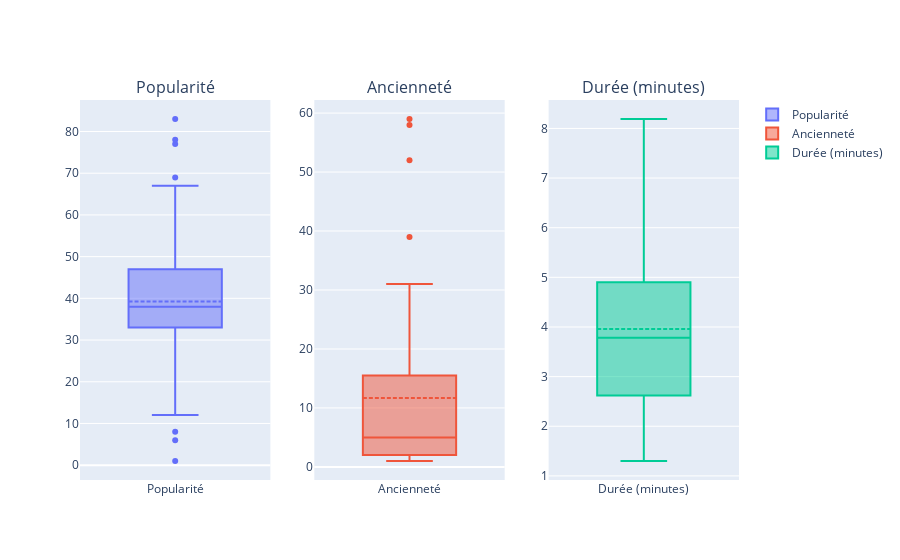

The notebook cell saved with this chart:
### Markdown cell above
### Boxplot & Outliers :

### Code cell
# Créer une figure avec 3 sous-graphiques côte à côte
fig = make_subplots(rows=1, cols=3, subplot_titles=["Popularité", "Ancienneté", "Durée (minutes)"])

# Boxplot pour nos 3 variables
fig.add_trace(
    go.Box(y=df_tracks['popularity'].dropna(), name="Popularité", boxmean=True),
    row=1, col=1
)
fig.add_trace(
    go.Box(y=df_tracks['anciennete'].dropna(), name="Ancienneté", boxmean=True),
    row=1, col=2
)
fig.add_trace(
    go.Box(y=df_tracks['duration_min'].dropna(), name="Durée (minutes)", boxmean=True),
    row=1, col=3
)

# Afficher les graphiques
fig.show()

### Figure 1 — Plotly figure (JSON) as saved in the notebook; plotly's stock layout.template omitted (floating-point values rounded to 4 significant figures)
{"data": [{"boxmean": true, "name": "Popularité", "type": "box", "xaxis": "x", "y": [16, 69, 52, 40, 33, 45, 35, 48, 43, 27, 63, 40, 24, 36, 34, 38, 47, 38, 77, 6, 67, 13, 31, 33, 38, 83, 42, 54, 36, 34, 41, 78, 8, 54, 45, 31, 12, 47, 1, 20, 34, 28, 36, 42, 36, 47, 51, 38, 34, 38], "yaxis": "y"}, {"boxmean": true, "name": "Ancienneté", "type": "box", "xaxis": "x2", "y": [15.0, 31.0, 58.0, 5.0, 1.0, 2.0, 2.0, 3.0, 5.0, 5.0, 52.0, 4.0, 2.0, 5.0, 10.0, 6.0, 2.0, 17.0, 59.0, 23.0, 2.0, 2.0, 26.0, 8.0, 4.0, 39.0, 8.0, 30.0, 6.0, 13.0, 25.0, 3.0, 2.0, 3.0, 3.0, 3.0, 4.0, 2.0, 7.0, 20.0, 30.0, 9.0, 3.0, 2.0, 2.0, 3.0, 2.0, 3.0, 2.0], "yaxis": "y2"}, {"boxmean": true, "name": "Durée (minutes)", "type": "box", "xaxis": "x3", "y": [5.55, 4.9, 7.23, 2.02, 2.92, 2.62, 3.52, 2.33, 2.73, 7.62, 3.71, 2.52, 8.19, 3.79, 4.03, 3.78, 5.66, 2.5, 2.56, 4.94, 3.33, 3.74, 3.71, 2.31, 2.11, 4.15, 4.55, 4.65, 4.01, 6.82, 4.3, 2.89, 5.29, 3.97, 4.08, 6.94, 4.26, 2.98, 5.76, 4.07, 5.12, 4.39, 2.03, 2.27, 5.76, 2.69, 2.6, 2.64, 1.3, 2.13], "yaxis": "y3"}], "layout": {"annotations": [{"font": {"size": 16}, "showarrow": false, "text": "Popularité", "x": 0.1444, "xanchor": "center", "xref": "paper", "y": 1, "yanchor": "bottom", "yref": "paper"}, {"font": {"size": 16}, "showarrow": false, "text": "Ancienneté", "x": 0.5, "xanchor": "center", "xref": "paper", "y": 1, "yanchor": "bottom", "yref": "paper"}, {"font": {"size": 16}, "showarrow": false, "text": "Durée (minutes)", "x": 0.8556, "xanchor": "center", "xref": "paper", "y": 1, "yanchor": "bottom", "yref": "paper"}], "xaxis": {"anchor": "y", "domain": [0, 0.2889]}, "xaxis2": {"anchor": "y2", "domain": [0.3556, 0.6444]}, "xaxis3": {"anchor": "y3", "domain": [0.7111, 1]}, "yaxis": {"anchor": "x", "domain": [0, 1]}, "yaxis2": {"anchor": "x2", "domain": [0, 1]}, "yaxis3": {"anchor": "x3", "domain": [0, 1]}}}
